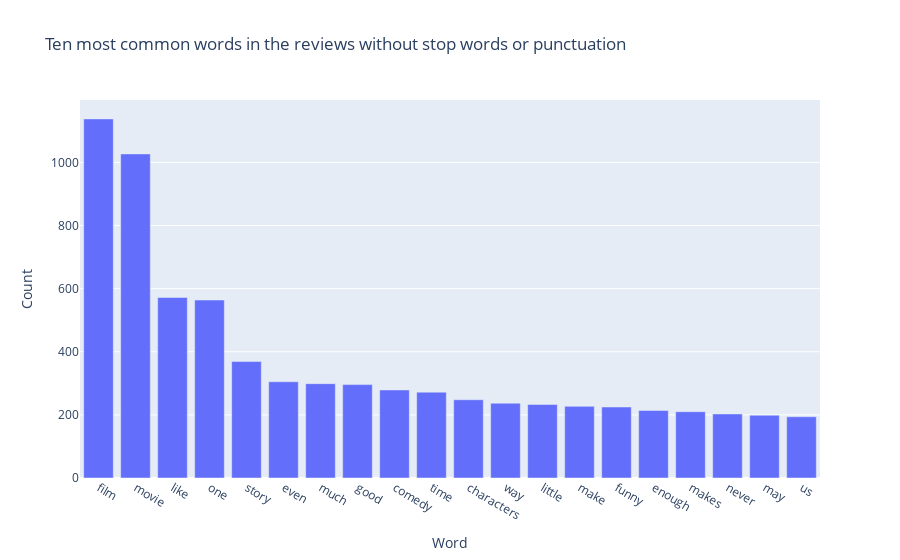

The notebook cell this image was saved under:
### Markdown cell above
This is an excellent example of why it's necessary to remove common stop words!

### Code cell
review_corpus_no_stop_or_punct = [word for word in review_corpus if word not in stop_words and word.isalpha()]
review_corpus_no_stop_or_punct_counts = Counter(review_corpus_no_stop_or_punct)
ten_most_common_words_no_stop_or_punct = review_corpus_no_stop_or_punct_counts.most_common(20)

# graph the ten most common words in the reviews without stop words or punctuation
fig = go.Figure(data=[go.Bar(x=[word for word, count in ten_most_common_words_no_stop_or_punct], y=[count for word, count in ten_most_common_words_no_stop_or_punct])])
fig.update_layout(title='Ten most common words in the reviews without stop words or punctuation', xaxis_title='Word', yaxis_title='Count')
fig.show()

### Figure 1 — Plotly figure (JSON) as saved in the notebook; plotly's stock layout.template omitted (floating-point values rounded to 4 significant figures)
{"data": [{"type": "bar", "x": ["film", "movie", "like", "one", "story", "even", "much", "good", "comedy", "time", "characters", "way", "little", "make", "funny", "enough", "makes", "never", "may", "us"], "y": [1138, 1027, 572, 564, 369, 305, 299, 296, 279, 272, 248, 237, 233, 227, 225, 214, 210, 203, 199, 194]}], "layout": {"title": {"text": "Ten most common words in the reviews without stop words or punctuation"}, "xaxis": {"title": {"text": "Word"}}, "yaxis": {"title": {"text": "Count"}}}}
